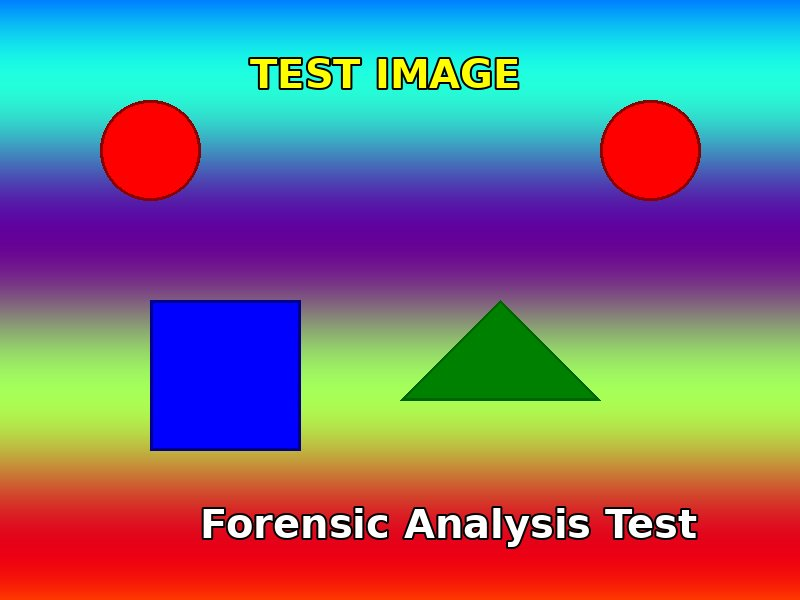
#> input picture apps/monolith/storage/uploads/00a7a092-f533-4919-9093-2c3c59afc647_test_image_with_metadata.jpg, 800 x 600 px
$ python -i various.py   (imports and definitions only)
#> lines starting #> are read from the running program, lines starting #| are printed output that depends on the picture
#> further down, picture is the input picture: shape (600, 800, 3); mean B, G, R 125.9, 114.1, 121.8
"""
Various forensic analysis tools.
"""
import cv2
import numpy as np
import matplotlib.pyplot as plt
import io
from typing import Tuple, Dict

# [44 lines left out: function apply_median_filter, not called in this run]


def estimate_illuminant_map(image: np.ndarray) -> bytes:
    """
    Estimate illumination map using gray-world algorithm.

    Args:
        image: Input BGR image

    Returns:
        Bytes of illuminant map visualization
    """
    # Convert to float
    img_float = image.astype(np.float32) / 255.0

    # Gray-world assumption: average of each channel should be gray
    avg_b = np.mean(img_float[:, :, 0])
#> avg_b = 0.494
    avg_g = np.mean(img_float[:, :, 1])
#> avg_g = 0.447
    avg_r = np.mean(img_float[:, :, 2])
#> avg_r = 0.478

    # Estimate illuminant color
    gray_avg = (avg_b + avg_g + avg_r) / 3.0
#> gray_avg = 0.473

    # Illuminant gains
    gain_b = gray_avg / (avg_b + 1e-6)
#> gain_b = 0.958
    gain_g = gray_avg / (avg_g + 1e-6)
#> gain_g = 1.06
    gain_r = gray_avg / (avg_r + 1e-6)
#> gain_r = 0.99

    # Apply white balance
    balanced = img_float.copy()
    balanced[:, :, 0] *= gain_b
    balanced[:, :, 1] *= gain_g
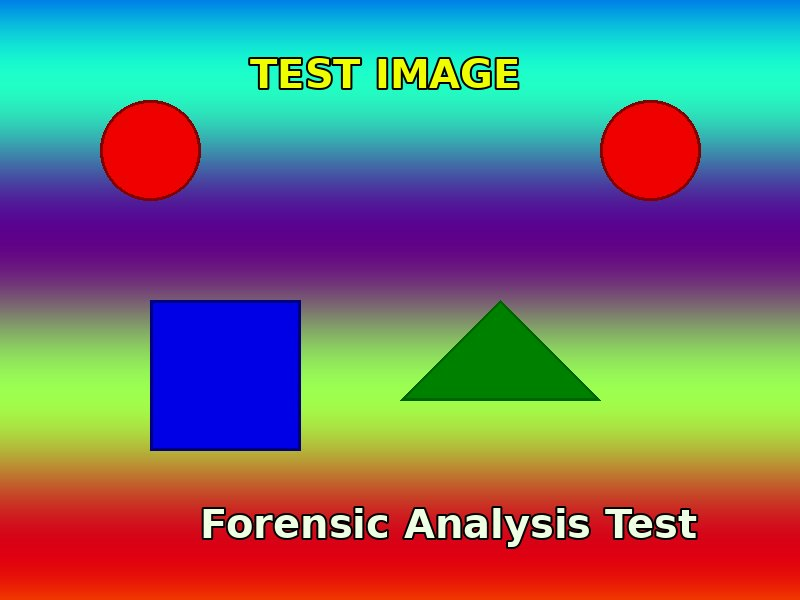
#> balanced: shape (600, 800, 3) float32; mean B, G, R 0.473, 0.473, 0.477; drawn with min black and max white
    balanced[:, :, 2] *= gain_r
    balanced = np.clip(balanced, 0, 1)

    # Create illumination map (intensity)
    gray = cv2.cvtColor(image, cv2.COLOR_BGR2GRAY)
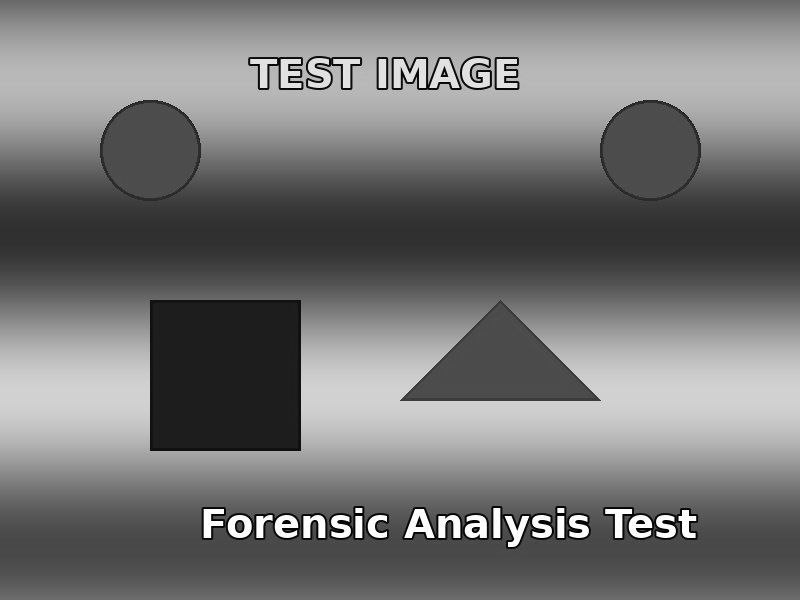
#> gray: shape (600, 800); min 0, max 255, mean 117.7
    illumination = cv2.GaussianBlur(gray, (51, 51), 0)
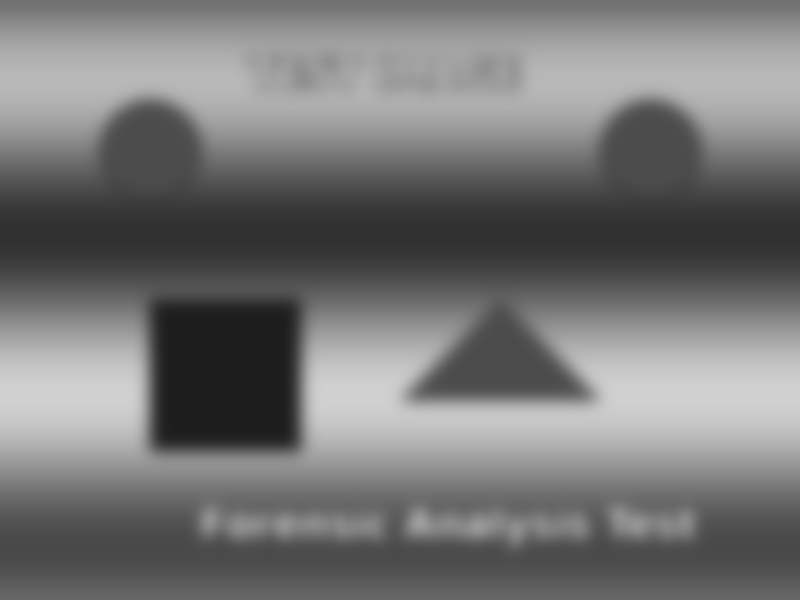
#> illumination: shape (600, 800); min 29, max 208, mean 117.7

    # Visualization
    fig, axes = plt.subplots(2, 2, figsize=(12, 10))

    # Original
    axes[0, 0].imshow(cv2.cvtColor(image, cv2.COLOR_BGR2RGB))
    axes[0, 0].set_title('Original Image')
    axes[0, 0].axis('off')

    # White balanced
    axes[0, 1].imshow(cv2.cvtColor((balanced * 255).astype(np.uint8), cv2.COLOR_BGR2RGB))
    axes[0, 1].set_title('White Balanced')
    axes[0, 1].axis('off')

    # Illumination map
    im = axes[1, 0].imshow(illumination, cmap='hot')
    axes[1, 0].set_title('Illumination Map')
    axes[1, 0].axis('off')
    plt.colorbar(im, ax=axes[1, 0])

    # Illuminant color
    illuminant_color = np.ones((100, 100, 3), dtype=np.uint8)
    illuminant_color[:, :, 0] = int(avg_b * 255)
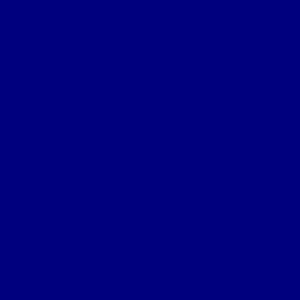
#> illuminant_color: shape (100, 100, 3) (shown 3 times larger); mean of channels 0, 1, 2 125, 1, 1; drawn as B, G, R
    illuminant_color[:, :, 1] = int(avg_g * 255)
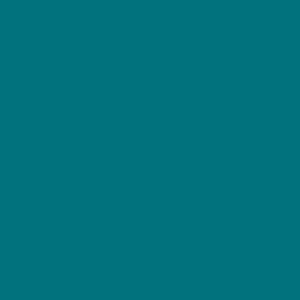
#> illuminant_color: shape (100, 100, 3) (shown 3 times larger); mean of channels 0, 1, 2 125, 114, 1; drawn as B, G, R
    illuminant_color[:, :, 2] = int(avg_r * 255)
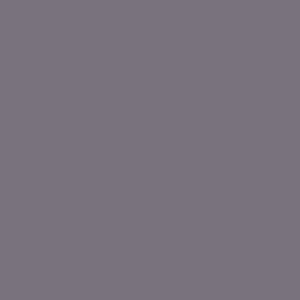
#> illuminant_color: shape (100, 100, 3) (shown 3 times larger); mean of channels 0, 1, 2 125, 114, 121; drawn as B, G, R
    axes[1, 1].imshow(cv2.cvtColor(illuminant_color, cv2.COLOR_BGR2RGB))
    axes[1, 1].set_title(f'Estimated Illuminant\nRGB: ({int(avg_r*255)}, {int(avg_g*255)}, {int(avg_b*255)})')
    axes[1, 1].axis('off')

    plt.tight_layout()

    buf = io.BytesIO()
    plt.savefig(buf, format='jpg', dpi=150, bbox_inches='tight')
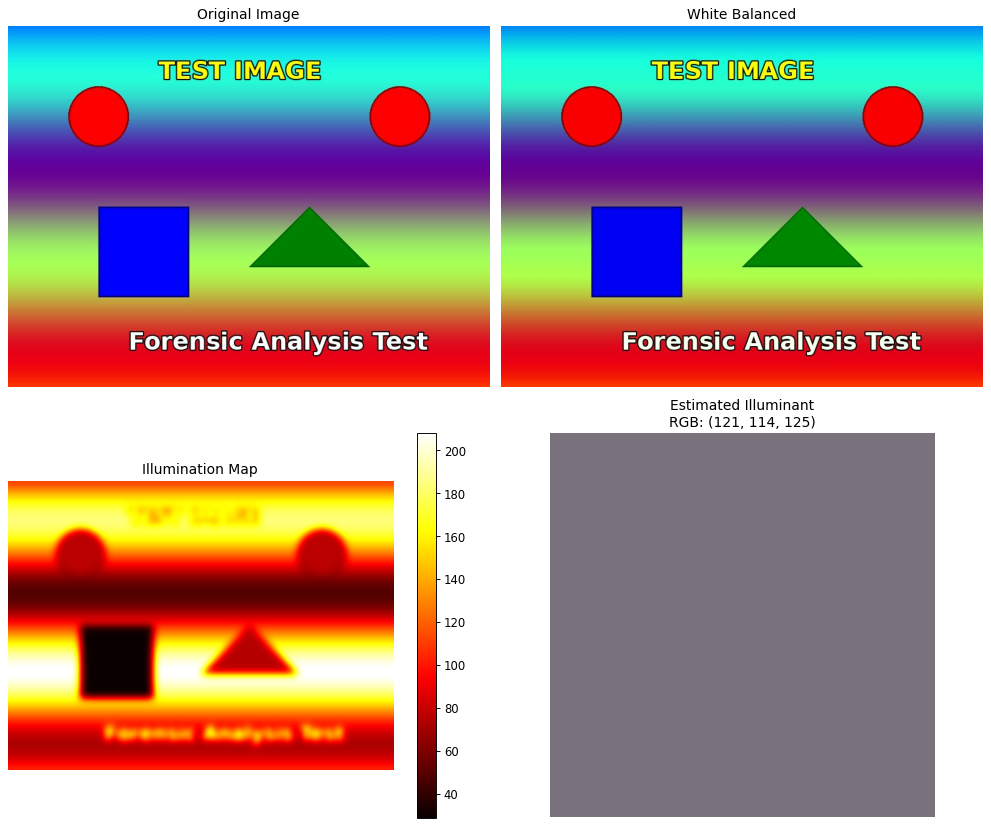
#> figure drawn by matplotlib, 5 panels
    plt.close(fig)
    buf.seek(0)
    return buf.getvalue()


# [150 lines left out: functions detect_dead_hot_pixels, decode_stereogram, not called in this run]

>>> import cv2
>>> picture = cv2.imread('../../../../../apps/monolith/storage/uploads/00a7a092-f533-4919-9093-2c3c59afc647_test_image_with_metadata.jpg')
>>> result = estimate_illuminant_map(picture)
